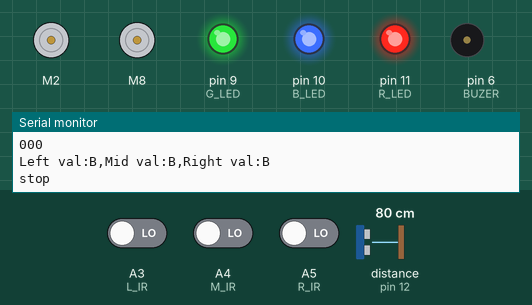
This sketch was run on a simulated Arduino Uno, built with avr-gcc and run on an emulated ATmega328P. Parts: 2 × DC motor (green arrow = forward, orange = backward, longer = faster), output pins drawn as LEDs (lit = HIGH), buzzer (waves = sounding, pin HIGH), the last lines printed to the serial monitor. The inputs (shaded band) are chosen by the test bench; at power-on: A3 (L_IR) LOW, A4 (M_IR) LOW, A5 (R_IR) LOW, distance to the obstacle (sensor on pin 12) 80 cm. The echo pulse lasts 58.3 µs per cm; pins used as bus, display or sensor lines are not drawn.

Above: at 1.8 s.
1.9 s: A3 (L_IR) driven HIGH
At 2.6 s:
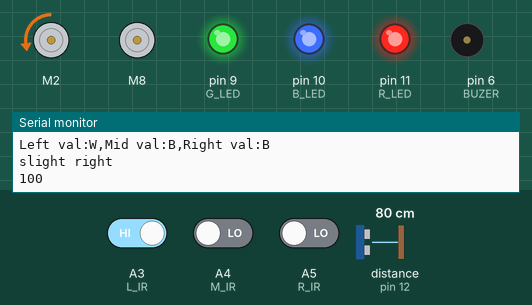
3.5 s: A4 (M_IR) driven HIGH
At 4.4 s:
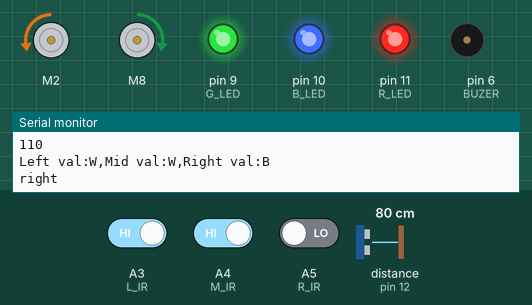
5.1 s: A5 (R_IR) driven HIGH
At 6.1 s:
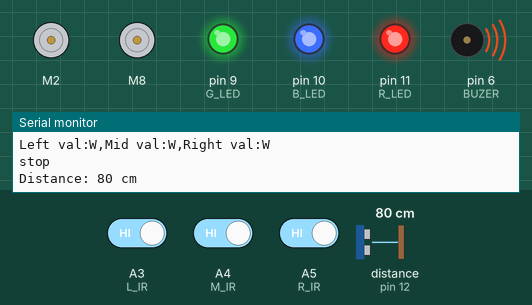
8.1 s: distance to the obstacle (sensor on pin 12) set to 18 cm
11.1 s: distance to the obstacle (sensor on pin 12) set to 15 cm
At 12.6 s:
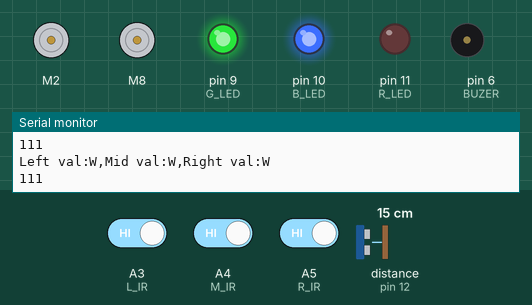
13.0 s: A3 (L_IR) driven LOW
At 14.3 s:
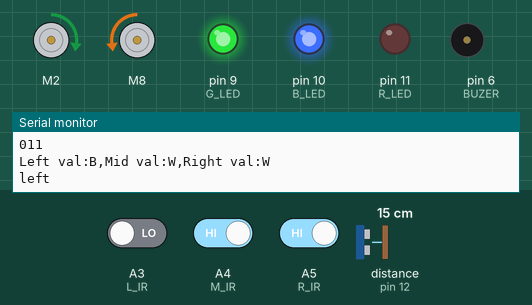
Timing chart, 0 to 15.6 s (numbered marks = the images above; inputs shaded):
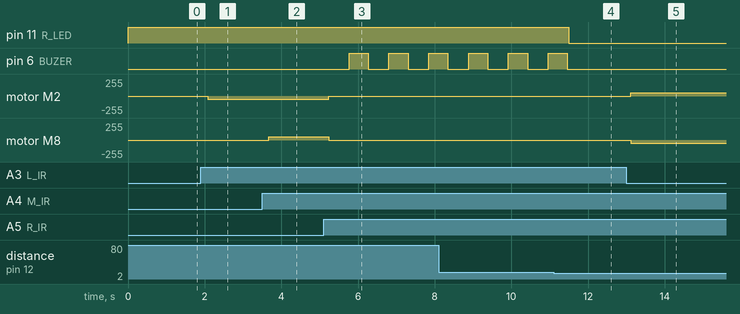

Measured:
- the behaviour switches between 17 and 16 cm on distance to the obstacle (sensor on pin 12) (found by bisection; images 3 and 4)
- after the input at 1.9 s, motor M2: stopped → backward 50/255 after 0.18 s
- after the input at 3.5 s, motor M8: stopped → forward 50/255 after 0.17 s
- after the input at 5.1 s, pin 6 (BUZER): alternates HIGH for 0.50 s and LOW for 0.54 s, starting after 0.67 s; motor M2: backward 50/255 → stopped after 0.14 s; motor M8: forward 50/255 → stopped after 0.14 s
- after the input at 11.1 s, pin 11 (R_LED): HIGH → LOW after 0.40 s; pin 6 (BUZER): goes on until 11.5 s, then stays LOW
- after the input at 13.0 s, motor M2: stopped → forward 50/255 after 0.11 s; motor M8: stopped → backward 50/255 after 0.11 s

The sketch:

main.ino
```cpp
#include <Arduino.h>
#include <L298N.h>

#define DEBUG false

// IR Sensor pins
const int L_IR = A3;  // left IR sensor pin
const int R_IR = A5;  // right IR sensor pin
const int M_IR = A4;  // mid IR sensor pin

// Buzzer pins
const int BUZER = 6;

// LED pins
const int R_LED = 11;  // red led pin
const int B_LED = 10;  // blue led pin
const int G_LED = 9;   // green led pin

// UV pins
const int ECHO = 12;
const int TRIG = 13;

// MOTOR DRIVE
const int EA = 5;
const int EB = 3;
const int IN1 = 8;
const int IN2 = 7;
const int IN3 = 4;
const int IN4 = 2;

L298N R_Motor(EA, IN1, IN2);
L298N L_Motor(EB, IN4, IN3);

const int MOTOR_SPEED = 50;

// UV pins related variables
long duration;
int distance;

int r_count = 0;
int b_count = 0;
int g_count = 0;

int box_count = 0;

enum LED {
    R,
    G,
    B,
    OFF
};

void set_led(LED l);
void set_led(LED l) {
    switch (l) {
        case R:
            digitalWrite(R_LED, LOW);
            digitalWrite(G_LED, HIGH);
            digitalWrite(B_LED, HIGH);
            break;
        case G:
            digitalWrite(R_LED, HIGH);
            digitalWrite(G_LED, LOW);
            digitalWrite(B_LED, HIGH);
            break;
        case B:
            digitalWrite(R_LED, HIGH);
            digitalWrite(G_LED, HIGH);
            digitalWrite(B_LED, LOW);
            break;
        case OFF:
            digitalWrite(R_LED, HIGH);
            digitalWrite(G_LED, HIGH);
            digitalWrite(B_LED, HIGH);
            break;
        default:
            break;
    }
}
void get_distance() {
    digitalWrite(TRIG, LOW);
    delayMicroseconds(2);
    digitalWrite(TRIG, HIGH);
    delayMicroseconds(10);
    digitalWrite(TRIG, LOW);
    duration = pulseIn(ECHO, HIGH);

    distance = (duration / 2) / 29.1;
    // distance= duration * 0.0344 / 2;
    Serial.print("Distance: ");
    Serial.print(distance);
    Serial.println(" cm");
}
void get_block() {
    if (distance <= 10) {  // for blue c
        set_led(B);
        Serial.println("blue");
        b_count += 1;
    } else if (distance <= 13) {  // for green b
        set_led(G);
        Serial.println("green");
        g_count += 1;
    } else if (distance <= 16) {  // for red a
        set_led(R);
        Serial.println("red");
        r_count += 1;
    } else {  // vacant
        set_led(OFF);
        analogWrite(BUZER, 0);
        delay(500);
        analogWrite(BUZER, 255);
    }
}

void move_bot() {
    int LeftVal = digitalRead(L_IR);
    int MidVal = digitalRead(M_IR);
    int RightVal = digitalRead(R_IR);

    Serial.print(LeftVal);
    Serial.print(MidVal);
    Serial.println(RightVal);

    Serial.print("Left val:");
    Serial.print(LeftVal ? "W" : "B");

    Serial.print(",Mid val:");
    Serial.print(MidVal ? "W" : "B");

    Serial.print(",Right val:");
    Serial.println(RightVal ? "W" : "B");

    if (LeftVal == 1 && MidVal == 0 && RightVal == 1) {
        bot_forward();
        Serial.println("forward");
    } else if (LeftVal == 0 && MidVal == 1 && RightVal == 0) {
        bot_forward();
        Serial.println("forward");
    } else if (LeftVal == 0 && MidVal == 0 && RightVal == 0) {
        bot_stop();
        Serial.println("stop");
    } else if (LeftVal == 1 && MidVal == 1 && RightVal == 1) {
        bot_stop();
        Serial.println("stop");
        get_distance();
        get_block();
    } else if (LeftVal == 0 && MidVal == 0 && RightVal == 1) {
        bot_right();
        L_Motor.stop();
        Serial.println("slight left");
    } else if (LeftVal == 1 && MidVal == 0 && RightVal == 0) {
        bot_left();
        R_Motor.stop();
        Serial.println("slight right");

    } else if (LeftVal == 0 && MidVal == 1 && RightVal == 1) {
        bot_right();
        Serial.println("left");
    } else if (LeftVal == 1 && MidVal == 1 && RightVal == 0) {
        bot_left();

        Serial.println("right");
    }
}

enum CZone {
    C1,
    C2,
    C3
};

enum Tables {
    T1,
    T2,
    T3,
    T4,
    T5,
    T6,
    T7,
    T8,
    T9
};

void setup() {
// Used to display information only in debug
#ifdef DEBUG
    Serial.begin(9600);
#endif
    // IR related   pinmodes
    pinMode(L_IR, INPUT);
    pinMode(R_IR, INPUT);
    pinMode(M_IR, INPUT);

    // buzzer pin modes
    pinMode(BUZER, OUTPUT);

    // uv pin modes
    pinMode(TRIG, OUTPUT);
    pinMode(ECHO, INPUT);

    // LED pin modes
    pinMode(R_LED, OUTPUT);
    pinMode(B_LED, OUTPUT);
    pinMode(G_LED, OUTPUT);

    digitalWrite(R_LED, HIGH);
    digitalWrite(G_LED, HIGH);
    digitalWrite(B_LED, HIGH);

    L_Motor.setSpeed(MOTOR_SPEED);
    R_Motor.setSpeed(MOTOR_SPEED);
}

void bot_forward() {
    L_Motor.forward();
    R_Motor.forward();
}
void bot_backward() {
    L_Motor.backward();
    R_Motor.backward();
}
void bot_stop() {
    L_Motor.stop();
    R_Motor.stop();
}
void bot_right() {
    L_Motor.forward();
    R_Motor.backward();
}
void bot_left() {
    L_Motor.backward();
    R_Motor.forward();
}
void loop() {
    delay(500);

    // Reset buzzer and led
    analogWrite(BUZER, 0);

    int LeftVal = digitalRead(L_IR);
    int MidVal = digitalRead(M_IR);
    int RightVal = digitalRead(R_IR);

    Serial.print(LeftVal);
    Serial.print(MidVal);
    Serial.println(RightVal);

    Serial.print("Left val:");
    Serial.print(LeftVal ? "W" : "B");

    Serial.print(",Mid val:");
    Serial.print(MidVal ? "W" : "B");

    Serial.print(",Right val:");
    Serial.println(RightVal ? "W" : "B");

    Serial.println();
    move_bot();
}
```
